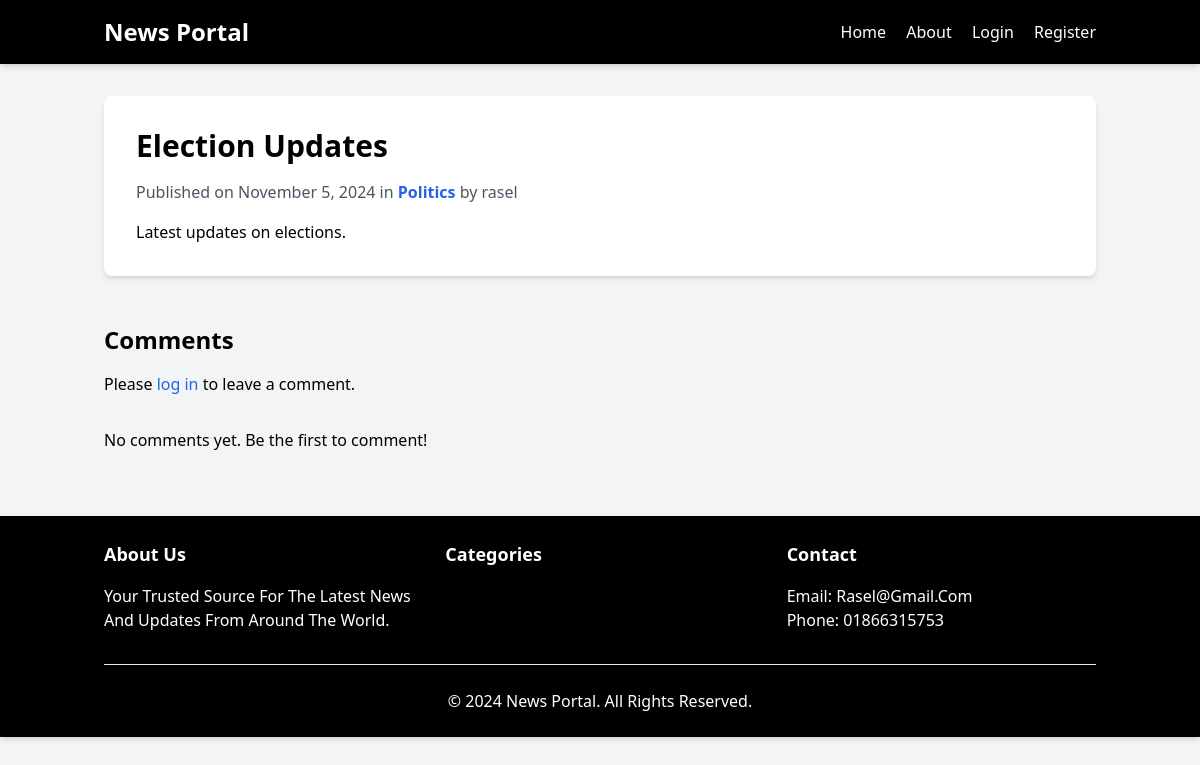
Page /news.php?id=1 on the committed database.
### tables this page shows
CREATE TABLE news_posts (
    id INT AUTO_INCREMENT PRIMARY KEY,
    title VARCHAR(255) NOT NULL,
    content TEXT NOT NULL,
    author_id INT,
    category_id INT,
    subcategory_id INT,
    is_published BOOLEAN DEFAULT FALSE,
    is_deleted BOOLEAN DEFAULT FALSE,
    created_at TIMESTAMP DEFAULT CURRENT_TIMESTAMP,
    FOREIGN KEY (author_id) REFERENCES users(id),
    FOREIGN KEY (category_id) REFERENCES categories(id),
    FOREIGN KEY (subcategory_id) REFERENCES subcategories(id)
);

CREATE TABLE categories (
    id INT AUTO_INCREMENT PRIMARY KEY,
    name VARCHAR(100) NOT NULL,
    is_deleted BOOLEAN DEFAULT FALSE,
    created_at TIMESTAMP DEFAULT CURRENT_TIMESTAMP
);

CREATE TABLE IF NOT EXISTS users (
    id INT PRIMARY KEY AUTO_INCREMENT,
    username VARCHAR(50) UNIQUE NOT NULL,
    email VARCHAR(100) UNIQUE NOT NULL,
    password VARCHAR(255) NOT NULL,
    is_admin TINYINT(1) DEFAULT 0
);

### includes/database.php (called while the page is built, shortened)
<?php
function getConnection() {
    static $conn = null;
    if ($conn === null) {
        $conn = new mysqli(DB_HOST, DB_USER, DB_PASS, DB_NAME);
        $conn->set_charset("utf8mb4");
    }
    return $conn;
}
function executeQuery($sql, $params = [], $types = '') {
    $conn = getConnection();
    $stmt = $conn->prepare($sql);
    if ($params) {
        $stmt->bind_param($types, ...$params);
    }
    $stmt->execute();
    return $stmt;
}
?>

### includes/functions.php (called while the page is built, shortened)
<?php
require_once __DIR__ . '/database.php';
function get_news_by_id($id) {
    $sql = "SELECT n.*, c.name as category_name, u.username as author
            FROM news_posts n
            JOIN categories c ON n.category_id = c.id
            JOIN users u ON n.author_id = u.id
            WHERE n.id = ? AND n.is_published = 1";
    $stmt = executeQuery($sql, [$id], 'i');
    return $stmt->get_result()->fetch_assoc();
}
function get_approved_comments($news_id) {
    $sql = "SELECT c.*, u.username
            FROM comments c
            JOIN users u ON c.user_id = u.id
            WHERE c.post_id = ? AND c.is_approved = 1
            ORDER BY c.created_at DESC";
    $stmt = executeQuery($sql, [$news_id], 'i');
    return $stmt->get_result()->fetch_all(MYSQLI_ASSOC);
}
?>

### public/news.php (the view, shortened to what this page needs)
<?php
require_once '../includes/functions.php';
$news_id = isset($_GET['id']) ? intval($_GET['id']) : 0;
$news = get_news_by_id($news_id);
$comments = get_approved_comments($news_id);
?>
<!DOCTYPE html>
<html lang="en">
<head>
    <script src="https://cdn.tailwindcss.com"></script>
</head>
<body class="bg-gray-100">
    <?php include 'templates/header.php'; ?>
    <main class="container mx-auto px-4 py-8">
        <article class="bg-white rounded-lg shadow-md overflow-hidden">
            <div class="p-8">
                <h1 class="text-3xl font-bold mb-4">
                    <?php echo htmlspecialchars($news['title']); ?>
                </h1>
                <div class="text-gray-600 mb-4">
                    Published on <?php echo date('F j, Y', strtotime($news['created_at'])); ?>
                    in <span class="text-blue-600 font-semibold">
                        <?php echo htmlspecialchars($news['category_name']); ?>
                    </span>
                    by <?php echo htmlspecialchars($news['author']); ?>
                </div>
                <div class="prose max-w-none">
                    <?php echo nl2br(htmlspecialchars($news['content'])); ?>
                </div>
            </div>
        </article>
        <section class="mt-12">
            <h2 class="text-2xl font-bold mb-4">Comments</h2>
            <?php if (isset($_SESSION['user_id'])): ?>
                <form action="news.php?id=<?php echo $news_id; ?>" method="post" class="mb-8">
                    <input type="hidden" name="csrf_token" value="<?php echo generate_csrf_token(); ?>">
                    <textarea name="comment" rows="4"
                              class="w-full p-2 border rounded-lg"
                              placeholder="Leave a comment" required></textarea>
                    <button type="submit"
                            class="mt-2 bg-blue-600 text-white px-4 py-2 rounded-lg hover:bg-blue-700">
                        Submit Comment
                    </button>
                </form>
            <?php else: ?>
                <p class="mb-8">
                    Please <a href="login.php" class="text-blue-600 hover:underline">log in</a>
                    to leave a comment.
                </p>
            <?php endif; ?>
            <?php if ($comments): ?>
                <?php foreach ($comments as $comment): ?>
                    <div class="bg-white rounded-lg shadow-md p-4 mb-4">
                        <p class="text-gray-600 mb-2">
                            <?php echo htmlspecialchars($comment['username']); ?> on
                            <?php echo date('F j, Y', strtotime($comment['created_at'])); ?>
                        </p>
                        <p><?php echo nl2br(htmlspecialchars($comment['content'])); ?></p>
                    </div>
                <?php endforeach; ?>
            <?php else: ?>
                <p>No comments yet. Be the first to comment!</p>
            <?php endif; ?>
        </section>
    </main>
    <?php include 'footer.php'; ?>
</body>
</html>

### rows in the picture
news_posts: title "Election Updates", created_at "November 5, 2024", category.name "Politics", author.username "rasel", content "Latest updates on elections."

### other values in the picture
SITE_NAME "News Portal"
